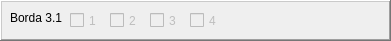
      <widget class="QFrame" name="frame_10">
       <property name="geometry">
        <rect>
         <x>458</x>
         <y>160</y>
         <width>391</width>
         <height>41</height>
        </rect>
       </property>
       <property name="frameShape">
        <enum>QFrame::WinPanel</enum>
       </property>
       <property name="frameShadow">
        <enum>QFrame::Raised</enum>
       </property>
       <widget class="QCheckBox" name="cb311">
        <property name="enabled">
         <bool>false</bool>
        </property>
        <property name="geometry">
         <rect>
          <x>70</x>
          <y>10</y>
          <width>41</width>
          <height>21</height>
         </rect>
        </property>
        <property name="text">
         <string>1</string>
        </property>
       </widget>
       <widget class="QCheckBox" name="cb312">
        <property name="enabled">
         <bool>false</bool>
        </property>
        <property name="geometry">
         <rect>
          <x>110</x>
          <y>10</y>
          <width>41</width>
          <height>21</height>
         </rect>
        </property>
        <property name="text">
         <string>2</string>
        </property>
       </widget>
       <widget class="QLabel" name="label_13">
        <property name="geometry">
         <rect>
          <x>10</x>
          <y>10</y>
          <width>58</width>
          <height>16</height>
         </rect>
        </property>
        <property name="text">
         <string>Borda 3.1</string>
        </property>
       </widget>
       <widget class="QCheckBox" name="cb313">
        <property name="enabled">
         <bool>false</bool>
        </property>
        <property name="geometry">
         <rect>
          <x>150</x>
          <y>10</y>
          <width>41</width>
          <height>21</height>
         </rect>
        </property>
        <property name="text">
         <string>3</string>
        </property>
       </widget>
       <widget class="QCheckBox" name="cb314">
        <property name="enabled">
         <bool>false</bool>
        </property>
        <property name="geometry">
         <rect>
          <x>190</x>
          <y>10</y>
          <width>41</width>
          <height>21</height>
         </rect>
        </property>
        <property name="text">
         <string>4</string>
        </property>
       </widget>
       <widget class="QFrame" name="frame_11">
        <property name="geometry">
         <rect>
          <x>460</x>
          <y>0</y>
          <width>391</width>
          <height>41</height>
         </rect>
        </property>
        <property name="frameShape">
         <enum>QFrame::WinPanel</enum>
        </property>
        <property name="frameShadow">
         <enum>QFrame::Raised</enum>
        </property>
        <widget class="QCheckBox" name="checkBox_65">
         <property name="geometry">
          <rect>
           <x>70</x>
           <y>10</y>
           <width>41</width>
           <height>21</height>
          </rect>
         </property>
         <property name="text">
          <string>1</string>
         </property>
        </widget>
        <widget class="QCheckBox" name="checkBox_66">
         <property name="geometry">
          <rect>
           <x>110</x>
           <y>10</y>
           <width>41</width>
           <height>21</height>
          </rect>
         </property>
         <property name="text">
          <string>2</string>
         </property>
        </widget>
        <widget class="QLabel" name="label_14">
         <property name="geometry">
          <rect>
           <x>10</x>
           <y>10</y>
           <width>58</width>
           <height>16</height>
          </rect>
         </property>
         <property name="text">
          <string>Borda 1.1</string>
         </property>
        </widget>
        <widget class="QCheckBox" name="checkBox_67">
         <property name="geometry">
          <rect>
           <x>150</x>
           <y>10</y>
           <width>41</width>
           <height>21</height>
          </rect>
         </property>
         <property name="text">
          <string>3</string>
         </property>
        </widget>
        <widget class="QCheckBox" name="checkBox_68">
         <property name="geometry">
          <rect>
           <x>190</x>
           <y>10</y>
           <width>41</width>
           <height>21</height>
          </rect>
         </property>
         <property name="text">
          <string>4</string>
         </property>
        </widget>
        <widget class="QCheckBox" name="checkBox_69">
         <property name="geometry">
          <rect>
           <x>230</x>
           <y>10</y>
           <width>41</width>
           <height>21</height>
          </rect>
         </property>
         <property name="text">
          <string>5</string>
         </property>
        </widget>
        <widget class="QCheckBox" name="checkBox_70">
         <property name="geometry">
          <rect>
           <x>270</x>
           <y>10</y>
           <width>41</width>
           <height>21</height>
          </rect>
         </property>
         <property name="text">
          <string>6</string>
         </property>
        </widget>
        <widget class="QCheckBox" name="checkBox_71">
         <property name="geometry">
          <rect>
           <x>310</x>
           <y>10</y>
           <width>41</width>
           <height>21</height>
          </rect>
         </property>
         <property name="text">
          <string>7</string>
         </property>
        </widget>
        <widget class="QCheckBox" name="checkBox_72">
         <property name="geometry">
          <rect>
           <x>350</x>
           <y>10</y>
           <width>41</width>
           <height>21</height>
          </rect>
         </property>
         <property name="text">
          <string>8</string>
         </property>
        </widget>
       </widget>
      </widget>
